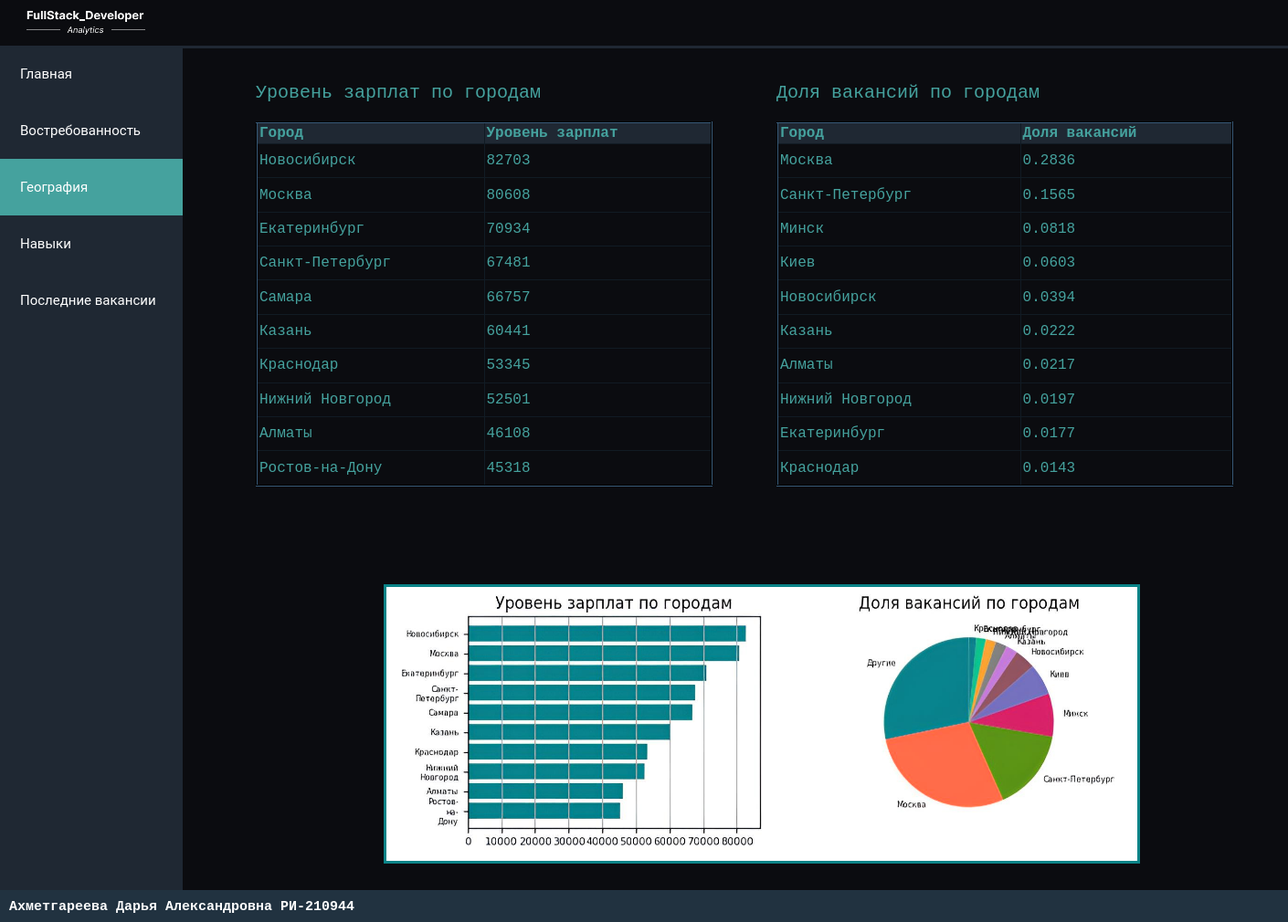
Page /geography/ on the committed database.
### extra_app/models.py (models this page shows, shortened)
class SalaryLevel(models.Model):
    city = models.CharField('Город', max_length=15)
    level_salary = models.CharField('Уровень зарплат', max_length=8)
    class Meta:
        verbose_name = 'Статистика по уровню зарплат'
        verbose_name_plural = 'Статистика по уровню зарплат'

class SalaryPart(models.Model):
    city = models.CharField('Город', max_length=15)
    part_salary = models.CharField('Уровень зарплат', max_length=8)
    class Meta:
        verbose_name = 'Статистика по доле вакансий'
        verbose_name_plural = 'Статистика по доле вакансий'

### extra_app/views.py (the view)
# urls.py: path('geography/', views.get_salary),
def get_salary(request):
    cities = SalaryLevel.objects.all()
    parts = SalaryPart.objects.all()
    response_data = {
        "cities": cities,
        "parts": parts,
    }
    return render(request, 'geography.html', response_data)

### templates/geography.html (shortened to what this page needs)
<!DOCTYPE html>
{% load static %}
<html lang="en">
<head>
    <link rel="stylesheet" href="{% static "css/style_geography.css" %}" />
</head>
<body>
 <header>
     <img class = "logo_img" src="{% static "images/logo_img.png" %}" alt="лого" >
     <div class="line_limit_header"></div>
 </header>
    <main>
        <div class="sidebar">
            <a href="http://127.0.0.1:8000/">Главная</a>
            <a href="http://127.0.0.1:8000/demand/">Востребованность</a>
            <a class="active" href="http://127.0.0.1:8000/geography/">География</a>
            <a href="http://127.0.0.1:8000/skills/">Навыки</a>
            <a href="http://127.0.0.1:8000/latest_vacancies/">Последние вакансии</a>
        </div>
        <table class = "left_table" border="2" cellpadding="2px" align="left">
        <caption>Уровень зарплат по городам</caption>
        <thead><th>Город</th><th>Уровень зарплат</th></thead>
        {% for i in cities %}
            <tr>
                <td>{{ i.city }}</td>
                <td>{{ i.level_salary }}</td>
            </tr>
        {% endfor %}
        </table>
        <table class = "right_table" border="2" cellpadding="2px" align="left">
        <caption>Доля вакансий по городам</caption>
        <thead><th>Город</th><th>Доля вакансий</th></thead>
        {% for part in parts %}
            <tr>
                <td>{{ part.city }}</td>
                <td>{{ part.part_salary }}</td>
            </tr>
        {% endfor %}
        </table>
        <img class = "pic" src="{% static "images/level_salary.png" %}" alt="графики зарплат" >
    </main>
    <footer>
        <h1 class="logo">Ахметгареева Дарья Александровна   РИ-210944</h1>
    </footer>
</body>
</html>

### extra_app/static/css/style_geography.css (style rules this page uses)
html { overflow-x: hidden; }
.line_limit_header { position: absolute; z-index: 1; background-color: #1f2833; color: #1f2833; height: 3px; width: 100%; left: 0; top: 50px; }
.logo_img { position: absolute; width: 130px; left: 29px; top: 9px; }
body { background: #0b0c10; color: #66fcf1; font-family: "Bitstream Vera Sans Mono", Monaco, "Courier New", Courier, monospace; }
th { background-color: #1f2833; text-align: left; }
table { text-align: left; position: absolute; border-collapse: collapse; z-index: 1; top: 70px; height: 400px; width: 500px; background-color: #0b0c10; color: #45a29e; border-color: #111b24; }
caption { caption-side: top; text-align: left; padding: 20px 0; font-size: 20px; }
header { position: fixed; z-index: 2; width: 100%; left: 0; top: 0; height: 50px; background-color: #0b0c10; }
footer { position:fixed; overflow: hidden; left: 0; bottom: 0; width: 100%; height: 35px; background-color: #213240; }
.logo { margin-left: 10px; color: white; font-size: 15px; }
.sidebar { width: 200px; position: fixed; top: 50px; left: 0; background-color: #1f2833; height: 100%; overflow: auto; }
.sidebar a { display: block; color: white; font-size: 15px; font-family: "Roboto", "Lucida Grande", "DejaVu Sans", "Bitstream Vera Sans", Verdana, Arial, sans-serif; padding: 22px; text-decoration: none; }
.sidebar a.active { background-color: #45a29e; color: white; }
.pic { position: absolute; height: 300px; left: 420px; top: 640px; border: 3px solid #2279af; }
img { filter: hue-rotate(-26deg); }
.right_table { left: 850px; }
.left_table { left: 280px; }

### rows in the picture
SalaryLevel: city "Новосибирск", level_salary "82703"
SalaryLevel: city "Москва", level_salary "80608"
SalaryLevel: city "Екатеринбург", level_salary "70934"
SalaryLevel: city "Санкт-Петербург", level_salary "67481"
SalaryLevel: city "Самара", level_salary "66757"
SalaryLevel: city "Казань", level_salary "60441"
SalaryLevel: city "Краснодар", level_salary "53345"
SalaryLevel: city "Нижний Новгород", level_salary "52501"
SalaryLevel: city "Алматы", level_salary "46108"
SalaryLevel: city "Ростов-на-Дону", level_salary "45318"
SalaryPart: city "Москва", part_salary "0.2836"
SalaryPart: city "Санкт-Петербург", part_salary "0.1565"
SalaryPart: city "Минск", part_salary "0.0818"
SalaryPart: city "Киев", part_salary "0.0603"
SalaryPart: city "Новосибирск", part_salary "0.0394"
SalaryPart: city "Казань", part_salary "0.0222"
SalaryPart: city "Алматы", part_salary "0.0217"
SalaryPart: city "Нижний Новгород", part_salary "0.0197"
SalaryPart: city "Екатеринбург", part_salary "0.0177"
SalaryPart: city "Краснодар", part_salary "0.0143"
